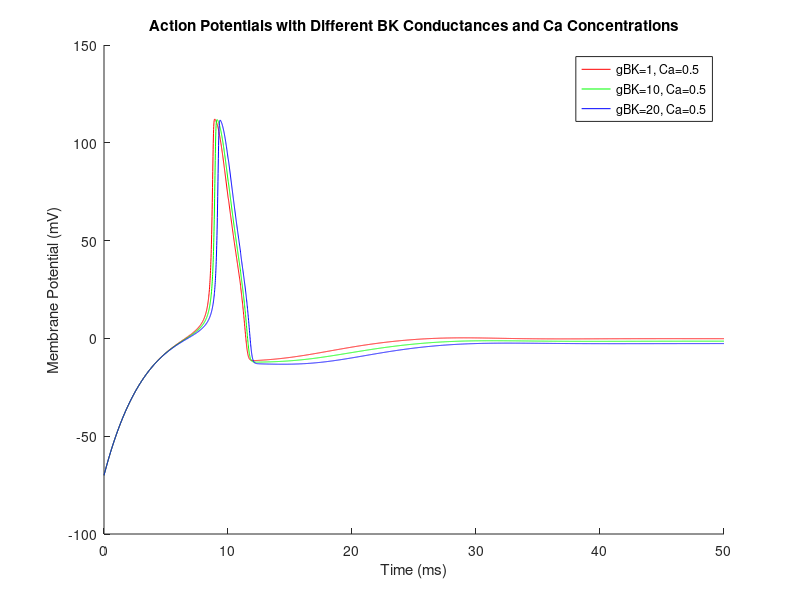

This figure's MATLAB source:
close all;
% Time
dt = 0.01;
tmax = 50;
t = 0:dt:tmax;

% Constants
ENa = 115;
EK = -12;
El = 10.6;
EBK = -80;

gNa = 120;
gK = 36;
gL = 0.3;

Cm = 1.0;

% Different BK conductance and Calcium levels
gBK_values = [1, 10, 20];  % Low, middle, high
Ca_values = [0.5]; % Low, medium, high Ca concentration in nM

% Initialize variables for storage
V_conditions = zeros(length(t), numel(gBK_values), numel(Ca_values));

% Loop through different conditions
for c_gBK = 1:numel(gBK_values)
    for c_Ca = 1:numel(Ca_values)
        gBK = gBK_values(c_gBK);
        Ca = Ca_values(c_Ca);
        
        % Initialize variables
        V = -70*ones(size(t));
        m = zeros(size(t));
        h = zeros(size(t));
        n = zeros(size(t));
        b = zeros(size(t));
        
        I = zeros(size(t));
        I(t > 10 & t < 11) = 20;

        % Simulation
        for i = 1:length(t)-1
            alpha_m = 0.1*(25-V(i))/(exp((25-V(i))/10)-1);
            beta_m = 4*exp(-V(i)/18);
            m(i+1) = m(i) + dt*(alpha_m*(1-m(i)) - beta_m*m(i));
            
            alpha_h = 0.07*exp(-V(i)/20);
            beta_h = 1/(exp((30-V(i))/10)+1);
            h(i+1) = h(i) + dt*(alpha_h*(1-h(i)) - beta_h*h(i));
            
            alpha_n = 0.01*(10-V(i))/(exp((10-V(i))/10)-1);
            beta_n = 0.125*exp(-V(i)/80);
            n(i+1) = n(i) + dt*(alpha_n*(1-n(i)) - beta_n*n(i));
            
            Ca_dep = Ca / (Ca + 100);
            alpha_b = 0.02*(25-V(i))/(exp((25-V(i))/10)-1) * Ca_dep;
            beta_b = 0.1*exp(-V(i)/20);
            b(i+1) = b(i) + dt*(alpha_b*(1-b(i)) - beta_b*b(i));
            
            INa = gNa * m(i)^3 * h(i) * (V(i) - ENa);
            IK = gK * n(i)^4 * (V(i) - EK);
            IL = gL * (V(i) - El);
            IBK = gBK * b(i) * (V(i) - EBK);
            
            I_ion = INa + IK + IL + IBK;
            V(i+1) = V(i) + dt*(-I_ion + I(i)) / Cm;
        end

        % Save this condition
        V_conditions(:, c_gBK, c_Ca) = V;
    end
end

% Plotting
figure;
hold on;
colors = {'r', 'g', 'b'};
styles = {'-', '--', ':'};

for c_gBK = 1:numel(gBK_values)
    for c_Ca = 1:numel(Ca_values)
        plot(t, V_conditions(:, c_gBK, c_Ca), ...
             'Color', colors{c_gBK}, 'LineStyle', styles{c_Ca}, ...
             'DisplayName', sprintf('gBK=%d, Ca=%d', gBK_values(c_gBK), Ca_values(c_Ca)));
    end
end

legend('Location','best');
title('Action Potentials with Different BK Conductances and Ca Concentrations');
xlabel('Time (ms)');
ylabel('Membrane Potential (mV)');
hold off;
